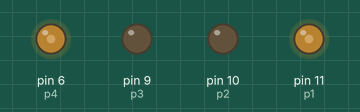
A sketch run on a simulated Arduino Uno, built with avr-gcc and run on an emulated ATmega328P. Shown: output pins drawn as LEDs (lit = HIGH).

Above: at 0.1 s.
Timing chart, 0 to 1.6 s (numbered marks = the images above):
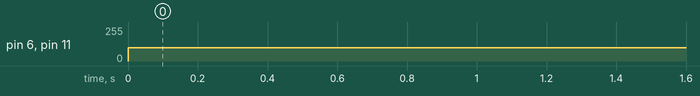

The sketch:

Self_balancing_robot_test-01.ino
```cpp
int p1 = 11;
int p2 = 10;
int p3 = 9;
int p4 = 6;

void setup() {
  // put your setup code here, to run once:

    pinMode(p1, OUTPUT);
    pinMode(p2, OUTPUT);
    pinMode(p3, OUTPUT);
    pinMode(p4, OUTPUT);
}

void loop() {
  // put your main code here, to run repeatedly:
    analogWrite(p1, 100);
    analogWrite(p2, 0);
    analogWrite(p3, 0);
    analogWrite(p4, 100);

}
```

Measured:
- by itself, pin 6 (p4), pin 11 (p1): 0/255 → 100/255 at 0.00 s
